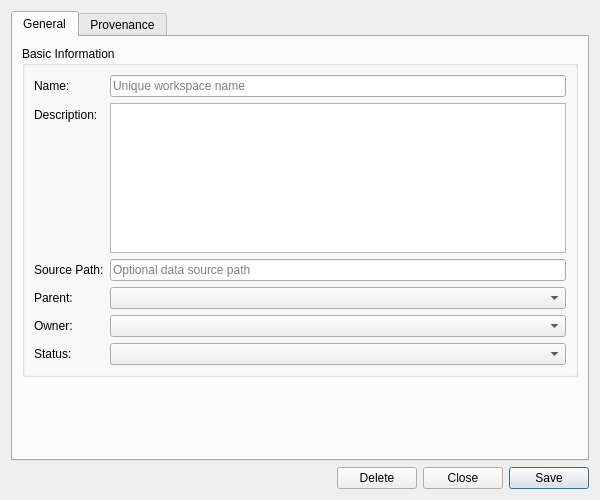
<?xml version="1.0" encoding="UTF-8"?>
<ui version="4.0">
 <class>WorkspaceDetailDialog</class>
 <widget class="QWidget" name="WorkspaceDetailDialog">
  <property name="geometry">
   <rect>
    <x>0</x>
    <y>0</y>
    <width>600</width>
    <height>500</height>
   </rect>
  </property>
  <property name="sizePolicy">
   <sizepolicy hsizetype="Preferred" vsizetype="Preferred">
    <horstretch>0</horstretch>
    <verstretch>0</verstretch>
   </sizepolicy>
  </property>
  <property name="minimumSize">
   <size>
    <width>600</width>
    <height>500</height>
   </size>
  </property>
  <property name="windowTitle">
   <string>Workspace Details</string>
  </property>
  <layout class="QVBoxLayout" name="verticalLayout">
   <item>
    <widget class="QTabWidget" name="tabWidget">
     <property name="currentIndex"><number>0</number></property>
     <widget class="QWidget" name="generalTab">
      <attribute name="title"><string>General</string></attribute>
      <layout class="QVBoxLayout" name="generalLayout">
       <item>
        <widget class="QGroupBox" name="basicInfoGroup">
         <property name="title">
          <string>Basic Information</string>
         </property>
         <layout class="QFormLayout" name="formLayout">
          <item row="0" column="0">
           <widget class="QLabel" name="labelName">
            <property name="text">
             <string>Name:</string>
            </property>
           </widget>
          </item>
          <item row="0" column="1">
           <widget class="QLineEdit" name="nameEdit">
            <property name="placeholderText">
             <string>Unique workspace name</string>
            </property>
           </widget>
          </item>
          <item row="1" column="0">
           <widget class="QLabel" name="labelDescription">
            <property name="text">
             <string>Description:</string>
            </property>
           </widget>
          </item>
          <item row="1" column="1">
           <widget class="QPlainTextEdit" name="descriptionEdit">
            <property name="minimumSize">
             <size>
              <width>0</width>
              <height>80</height>
             </size>
            </property>
            <property name="maximumSize">
             <size>
              <width>16777215</width>
              <height>150</height>
             </size>
            </property>
            <property name="placeholderText">
             <string></string>
            </property>
           </widget>
          </item>
          <item row="2" column="0">
           <widget class="QLabel" name="labelSourcePath">
            <property name="text">
             <string>Source Path:</string>
            </property>
           </widget>
          </item>
          <item row="2" column="1">
           <widget class="QLineEdit" name="sourcePathEdit">
            <property name="placeholderText">
             <string>Optional data source path</string>
            </property>
           </widget>
          </item>
          <item row="3" column="0">
           <widget class="QLabel" name="labelParentWorkspaceId">
            <property name="text">
             <string>Parent:</string>
            </property>
           </widget>
          </item>
          <item row="3" column="1">
           <widget class="QComboBox" name="parentCombo">
            <property name="toolTip">
             <string>Select parent workspace (name [UUID])</string>
            </property>
           </widget>
          </item>
          <item row="4" column="0">
           <widget class="QLabel" name="labelOwnerId">
            <property name="text">
             <string>Owner:</string>
            </property>
           </widget>
          </item>
          <item row="4" column="1">
           <widget class="QComboBox" name="ownerCombo">
            <property name="toolTip">
             <string>Select owning account (username [UUID])</string>
            </property>
           </widget>
          </item>
          <item row="5" column="0">
           <widget class="QLabel" name="labelStatusCode">
            <property name="text">
             <string>Status:</string>
            </property>
           </widget>
          </item>
          <item row="5" column="1">
           <widget class="QComboBox" name="statusCombo">
            <property name="toolTip">
             <string>Select workspace status</string>
            </property>
           </widget>
          </item>
         </layout>
        </widget>
       </item>
       <item>
        <spacer name="verticalSpacer">
         <property name="orientation">
          <enum>Qt::Vertical</enum>
         </property>
         <property name="sizeHint" stdset="0">
          <size>
           <width>20</width>
           <height>40</height>
          </size>
         </property>
        </spacer>
       </item>
      </layout>
     </widget>
     <widget class="QWidget" name="provenanceTab">
      <attribute name="title"><string>Provenance</string></attribute>
      <layout class="QVBoxLayout" name="provenanceTabLayout">
       <item>
        <widget class="ores::qt::ProvenanceWidget" name="provenanceWidget" native="true"/>
       </item>
      </layout>
     </widget>
    </widget>
   </item>
   <item>
    <layout class="QHBoxLayout" name="buttonLayout">
     <item>
      <spacer name="horizontalSpacer">
       <property name="orientation">
        <enum>Qt::Horizontal</enum>
       </property>
       <property name="sizeHint" stdset="0">
        <size>
         <width>40</width>
         <height>20</height>
        </size>
       </property>
      </spacer>
     </item>
     <item>
      <widget class="QPushButton" name="deleteButton">
       <property name="text">
        <string>Delete</string>
       </property>
      </widget>
     </item>
     <item>
      <widget class="QPushButton" name="closeButton">
       <property name="text">
        <string>Close</string>
       </property>
      </widget>
     </item>
     <item>
      <widget class="QPushButton" name="saveButton">
       <property name="text">
        <string>Save</string>
       </property>
       <property name="default">
        <bool>true</bool>
       </property>
      </widget>
     </item>
    </layout>
   </item>
  </layout>
 </widget>
 <customwidgets>
  <customwidget>
   <class>ores::qt::ProvenanceWidget</class>
   <extends>QWidget</extends>
   <header>ores.qt/ProvenanceWidget.hpp</header>
  </customwidget>
 </customwidgets>
 <resources/>
 <connections/>
</ui>
